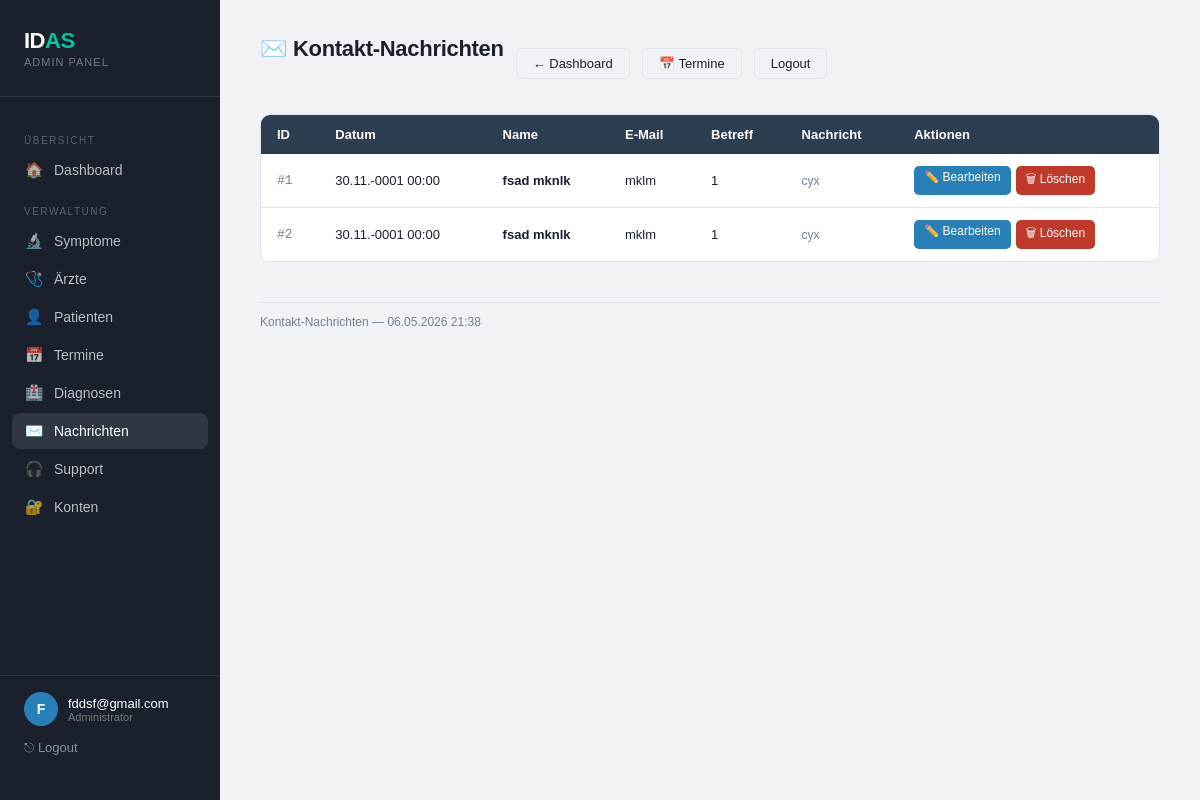
The app's page /php/cms/kontakt_verwaltung.php (signed in) with its own data.
### tables this page shows
CREATE TABLE `kontakt_nachrichten` (
  `kontakt_id` int(11) NOT NULL,
  `vorname` varchar(50) NOT NULL,
  `nachname` varchar(50) NOT NULL,
  `email` varchar(100) NOT NULL,
  `telefon` varchar(30) DEFAULT NULL,
  `betreff` varchar(100) DEFAULT NULL,
  `nachricht` text NOT NULL,
  `datum` timestamp NOT NULL DEFAULT current_timestamp(),
  `status` enum('offen','erledigt') NOT NULL DEFAULT 'offen'
);

### php/cms/kontakt_verwaltung.php (the view, shortened to what this page needs)
<?php
require_once "../includes/db_config.php";
$nachrichten = mysqli_query($conn, "SELECT * FROM kontakt_nachrichten ORDER BY datum DESC");
?>
<!DOCTYPE html>
<html lang="de">
<head>
<link rel="stylesheet" href="cms_style.css">
</head>
<body>
<div class="layout">
  <aside class="sidebar">
    <div class="sidebar-logo">
      <div class="logo-word">ID<span>AS</span></div>
      <div class="sidebar-sub">Admin Panel</div>
    </div>
    <nav>
      <div class="nav-label">Übersicht</div>
      <a class="nav-link" href="admin_dashboard.php"><span class="icon">🏠</span> Dashboard</a>
      <div class="nav-label">Verwaltung</div>
      <a class="nav-link" href="symptome_verwaltung.php"><span class="icon">🔬</span> Symptome</a>
      <a class="nav-link" href="aerzte_verwaltung.php"><span class="icon">🩺</span> Ärzte</a>
      <a class="nav-link" href="patienten_verwaltung.php"><span class="icon">👤</span> Patienten</a>
      <a class="nav-link" href="termine_verwaltung.php"><span class="icon">📅</span> Termine</a>
      <a class="nav-link" href="diagnose_verwaltung.php"><span class="icon">🏥</span> Diagnosen</a>
      <a class="nav-link active" href="kontakt_verwaltung.php"><span class="icon">✉️</span> Nachrichten</a>
      <a class="nav-link" href="support_verwaltung.php"><span class="icon">🎧</span> Support</a>
      <a class="nav-link" href="konto_verwaltung.php"><span class="icon">🔐</span> Konten</a>
    </nav>
    <div class="sidebar-footer">
      <div class="user-chip">
        <div class="avatar"><?= strtoupper(substr($_SESSION["admin_user"] ?? "A", 0, 1)) ?></div>
        <div>
          <div class="user-name"><?= htmlspecialchars($_SESSION["admin_user"] ?? "") ?></div>
          <div class="user-role">Administrator</div>
        </div>
      </div>
      <a href="admin_logout.php">⎋ Logout</a>
    </div>
  </aside>
  <main class="main">
<div class="topbar">
  <div class="page-header"><div><div class="page-title">✉️ Kontakt-Nachrichten</div></div></div>
  <a href="admin_dashboard.php" class="btn ghost">← Dashboard</a>
  <a href="termine_verwaltung.php" class="btn ghost">📅 Termine</a>
  <a href="admin_logout.php" class="btn ghost">Logout</a>
</div>
<div class="table-wrap">
<?php if (mysqli_num_rows($nachrichten) === 0): ?>
  <div class="empty"><p style="font-size:36px">✉️</p><p style="margin-top:10px">Keine Nachrichten vorhanden.</p></div>
<?php else: ?>
<table>
  <thead>
    <tr>
      <th>ID</th>
      <th>Datum</th>
      <th>Name</th>
      <th>E-Mail</th>
      <th>Betreff</th>
      <th>Nachricht</th>
      <th>Aktionen</th>
    </tr>
  </thead>
  <tbody>
  <?php while ($n = mysqli_fetch_assoc($nachrichten)): ?>
  <tr>
    <td style="font-family:monospace;color:var(--muted)">#<?= $n["kontakt_id"] ?></td>
    <td style="white-space:nowrap"><?= date("d.m.Y H:i", strtotime($n["datum"])) ?></td>
    <td><strong><?= htmlspecialchars($n["vorname"]." ".$n["nachname"]) ?></strong></td>
    <td><?= htmlspecialchars($n["email"]) ?></td>
    <td><?= htmlspecialchars($n["betreff"] ?? "—") ?></td>
    <td style="max-width:280px;color:var(--muted);font-size:12px">
      <?= nl2br(htmlspecialchars(mb_strimwidth($n["nachricht"], 0, 80, "…"))) ?>
    </td>
    <td>
      <div class="act-cell">
        <a href="?edit=<?= $n["kontakt_id"] ?>" class="btn-edit">✏️ Bearbeiten</a>
        <a href="?delete=<?= $n["kontakt_id"] ?>" class="btn-delete"
           onclick="return confirm('Nachricht wirklich löschen?')">🗑 Löschen</a>
      </div>
    </td>
  </tr>
  <?php endwhile; ?>
  </tbody>
</table>
<?php endif; ?>
</div>
<hr style="margin-top:40px;border:none;border-top:1px solid var(--border)">
<p style="margin-top:12px;font-size:12px;color:var(--muted)">Kontakt-Nachrichten — <?= date('d.m.Y H:i') ?></p>
  </main>
</div>
</body>
</html>

### php/cms/cms_style.css (style rules this page uses)
:root { --blue: #2980b9; --green: #27ae60; --red: #c0392b; --purple: #8e44ad; --orange: #e67e22; --bg: #f0f2f5; --surface: #ffffff; --border: #e2e6ea; --text: #1a202c; --muted: #718096; --radius: 10px; }
*, *::before, *::after { box-sizing: border-box; margin: 0; padding: 0; }
body { font-family: Arial, sans-serif; background: var(--bg); color: var(--text); min-height: 100vh; }
.topbar { display: flex; align-items: center; gap: 12px; flex-wrap: wrap; margin-bottom: 24px; }
.btn { padding: 7px 16px; border: none; border-radius: 6px; cursor: pointer; font-size: 13px; font-weight: 500; display: inline-flex; align-items: center; gap: 5px; text-decoration: none; transition: all .15s; font-family: Arial; }
.btn.ghost { background: none; border: 1px solid var(--border); color: var(--text); }
.table-wrap { background: var(--surface); border: 1px solid var(--border); border-radius: var(--radius); overflow: hidden; }
table { width: 100%; border-collapse: collapse; }
th { background: #2c3e50; color: #fff; padding: 12px 16px; text-align: left; font-size: 13px; font-weight: 600; }
td { padding: 12px 16px; border-bottom: 1px solid var(--border); font-size: 13px; vertical-align: middle; }
tr:last-child td { border-bottom: none; }
.avatar { width: 32px; height: 32px; border-radius: 50%; display: flex; align-items: center; justify-content: center; font-weight: 700; font-size: 13px; color: #fff; flex-shrink: 0; }
.act-cell { display: flex; gap: 5px; flex-wrap: wrap; }
.layout { display: grid; grid-template-columns: 220px 1fr; min-height: 100vh; }
.sidebar { background: var(--text); color: #fff; padding: 28px 0; display: flex; flex-direction: column; position: sticky; top: 0; height: 100vh; }
.sidebar-logo { padding: 0 24px 28px; border-bottom: 1px solid rgba(255,255,255,.1); }
.sidebar-logo .logo-word { font-size: 22px; font-weight: 600; letter-spacing: -.5px; }
.sidebar-logo .logo-word span { color: #00c6a2; }
.sidebar-sub { font-size: 11px; color: rgba(255,255,255,.4); letter-spacing: 1px; text-transform: uppercase; margin-top: 2px; }
.sidebar nav { padding: 20px 12px; flex: 1; }
.nav-label { font-size: 10px; letter-spacing: 1.5px; text-transform: uppercase; color: rgba(255,255,255,.3); padding: 0 12px; margin: 18px 0 6px; }
.nav-link { display: flex; align-items: center; gap: 10px; padding: 9px 12px; border-radius: 8px; color: rgba(255,255,255,.7); text-decoration: none; font-size: 14px; font-weight: 400; transition: background .15s, color .15s; margin-bottom: 2px; }
.nav-link:hover, .nav-link.active { background: rgba(255,255,255,.1); color: #fff; }
.nav-link .icon { width: 20px; text-align: center; font-size: 15px; }
.sidebar-footer { padding: 16px 24px; border-top: 1px solid rgba(255,255,255,.1); }
.sidebar-footer a { color: rgba(255,255,255,.5); font-size: 13px; text-decoration: none; }
.user-chip { display: flex; align-items: center; gap: 10px; margin-bottom: 12px; }
.user-name { font-size: 13px; font-weight: 500; color: #fff; }
.user-role { font-size: 11px; color: rgba(255,255,255,.4); }
.main { padding: 36px 40px; overflow-y: auto; }
.btn-edit { background: var(--blue); color: #fff; padding: 4px 10px; border-radius: 5px; font-size: 12px; text-decoration: none; display: inline-block; }
.btn-delete { background: var(--red); color: #fff; padding: 4px 10px; border-radius: 5px; font-size: 12px; text-decoration: none; display: inline-block; }
.page-header { display: flex; justify-content: space-between; align-items: flex-start; margin-bottom: 28px; flex-wrap: wrap; gap: 12px; }
.page-title { font-size: 22px; font-weight: 700; letter-spacing: -.3px; }
.user-chip .avatar { width: 34px; height: 34px; background: var(--blue); font-size: 14px; font-weight: 600; }

### records on screen
kontakt_nachrichten: kontakt_id "1", datum "30.11.-0001 00:00", vorname+nachname "fsad mknlk", email "mklm", betreff "1", nachricht "cyx"
kontakt_nachrichten: kontakt_id "2", datum "30.11.-0001 00:00", vorname+nachname "fsad mknlk", email "mklm", betreff "1", nachricht "cyx"

### other values on screen
substr($_SESSION["admin_user"] ?? "A", 0, 1) "F"
$_SESSION["admin_user"] "fddsf@gmail.com"
